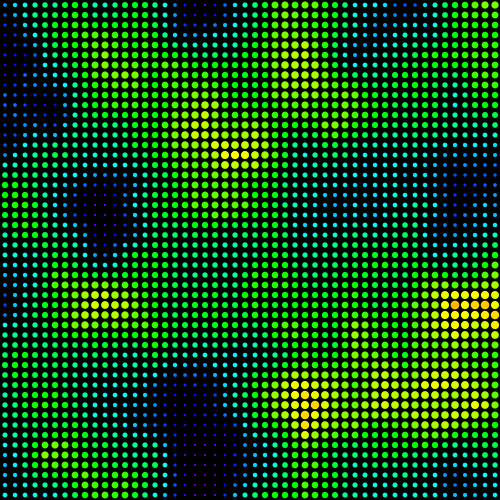
Frame 1 (no input)
Frame 60 (the mouse pressed at the canvas centre just before this capture): identical to frame 1, image omitted
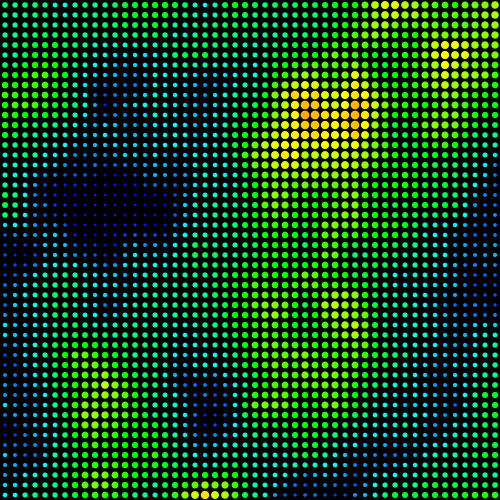
Frame 120 (the mouse held since frame 60 and released just before this capture)

The Processing sketch that drew these frames (run headless with seeded random() and noise(); from frame 60 on, the mouse is pressed at the canvas centre):

// Processing sketch: perlinNoise04
// ── perlinNoise04.pde
/* Exemplo de Perlin Noise em três dimensões  */

float perlinScale = 0.1;
int z = 0;

void setup() {
  size(500, 500); // define o tamanho da tela em pixels. Largura X Altura
  noStroke();
  colorMode(HSB);
}

void draw() {
  background(0);
  int cols = 50;
  float tam = width / cols;
  for (int x = 0; x < cols; x++) {
    for (int y = 0; y < cols; y++) {
      float n = noise((mouseX+x)*perlinScale, (mouseY+y)*perlinScale, z*perlinScale);
      fill(240 * n, 255, 255);
      ellipse(tam/2 + x * tam, tam/2 + y * tam, tam - tam * n, tam - tam * n);
    }
  }
}

void keyPressed() {
  if (keyCode == UP)   z += 1;
  if (keyCode == DOWN) z -= 1;
}
